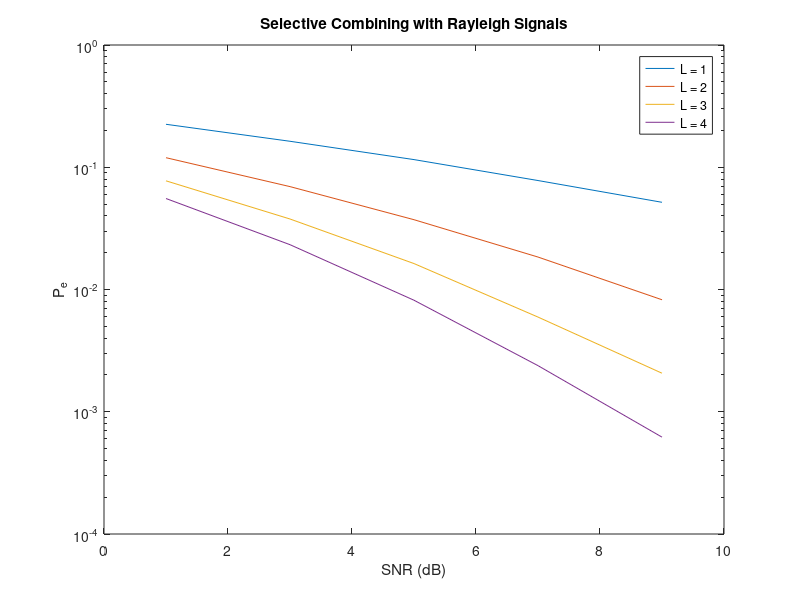
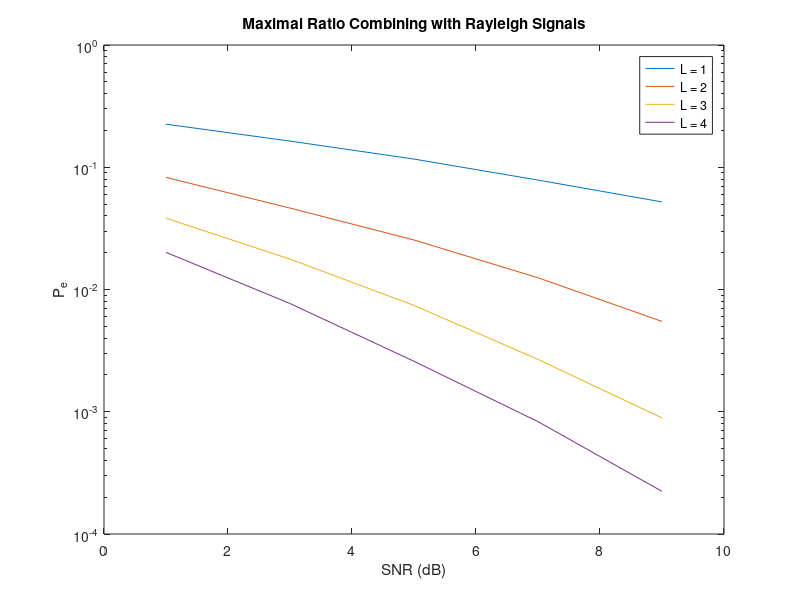
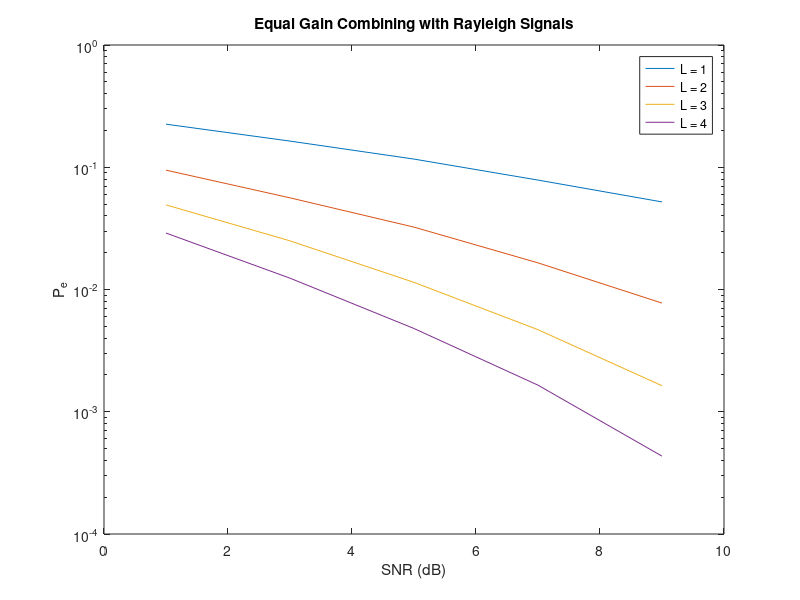
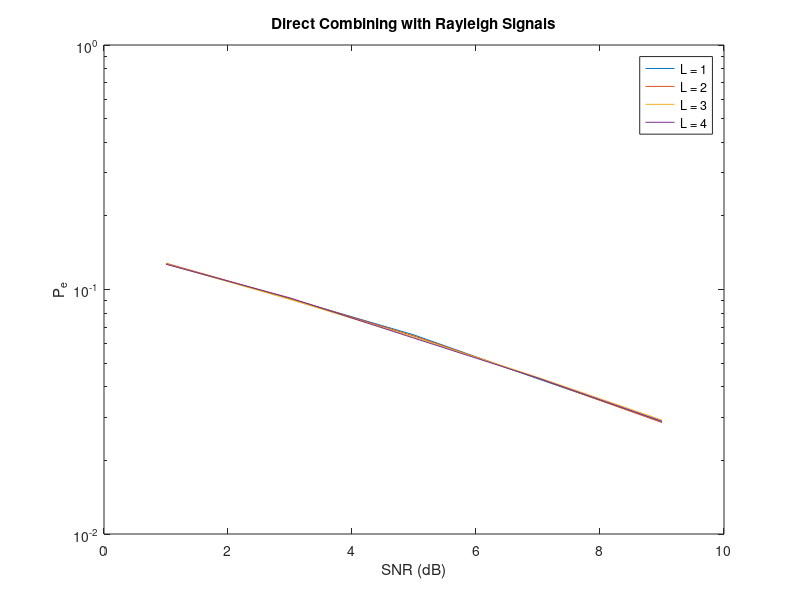

Write MATLAB code to recreate these figures, in order.
% Wireless Communication Network
% Homework4_20181224
% 107064522

clc;
clear;

%%%%%%%%%%%%%%%%%%%%
%%%%% Rayleigh %%%%%
%%%%%%%%%%%%%%%%%%%%

%% Transmission Signal & Channel Condition
no_samples = 3e5;   % Number of bits to be transmitted
SNR = [1 3 5 7 9];  % Es/N0 in dB scale
L = [1 2 3 4];   % Diversity branches
I_data = 2*(rand(5, no_samples) > 0.5)-1;   % Inphase bipolar seq.
Q_data = 2*(rand(5, no_samples) > 0.5)-1;   % Quadrature bipolar seq.
Tx = I_data+j*Q_data;   % QPSK signal
P_tx = sum(abs(Tx).^2)/length(Tx);  % QPSK signal power

% Noise
for i = 1:length(SNR)
    SNR_linear  = 10^(-SNR(i)/10);  % SNR in linear scale
    AWGN(i, :) = (1/sqrt(2))*(sqrt(SNR_linear)* normrnd(0,1,1,no_samples)+j*sqrt(SNR_linear)* normrnd(0,1,1,no_samples));   % Var = 0.5
end

% Channel fading gain
for i = 1:4
    G(:,:,i) = (1/sqrt(2))*(normrnd(0, 1, 5, no_samples) + j*normrnd(0, 1, 5, no_samples));   
    max_G(:,:,i) = max(G, [], 3);   % SC-> Choose the maximum gain
end

%% SC
% Receiver
for i = 1:length(L)
    Rx_SC = Tx.*abs(max_G(:,:,i))+AWGN; % Y = g*X+N
    err = sum(max(-(0.5*(I_data.*sign(real(Rx_SC))+1)-1),...
        -(0.5*(Q_data.*sign(imag(Rx_SC))+1)-1)), 2);
    Pe_SC(:, i) = err/no_samples;
end

% plot
figure;
semilogy(SNR, Pe_SC);
legend('L = 1','L = 2','L = 3','L = 4');
xlabel('SNR (dB)');	
ylabel('P_e');
title ('Selective Combining with Rayleigh Signals');

%% MRC
% Receiver
Rx_MRC = 0;
for i = 1:length(L)
    Rx_MRC = (Tx.*G(:,:,i)+AWGN).*conj(G(:,:,i)) + Rx_MRC; % Y = g*X+N
    err_MRC = sum(max(-(0.5*(I_data.*sign(real(Rx_MRC))+1)-1),...
        -(0.5*(Q_data.*sign(imag(Rx_MRC))+1)-1)), 2);
    Pe_MRC(:, i) = err_MRC/no_samples;
end

% plot
figure;
semilogy(SNR, Pe_MRC);
legend('L = 1','L = 2','L = 3','L = 4');
xlabel('SNR (dB)');	
ylabel('P_e');
title ('Maximal Ratio Combining with Rayleigh Signals');

%% EGC
% Receiver
Rx_EGC = 0;
for i = 1:length(L)
    Rx_EGC = (Tx.*G(:,:,i)+AWGN).*exp(-j*angle(G(:,:,i))) + Rx_EGC; % Y = g*X+N
    err_EGC = sum(max(-(0.5*(I_data.*sign(real(Rx_EGC))+1)-1),...
        -(0.5*(Q_data.*sign(imag(Rx_EGC))+1)-1)), 2);
    Pe_EGC(:, i) = err_EGC/no_samples;
end

% plot
figure;
semilogy(SNR, Pe_EGC);
legend('L = 1','L = 2','L = 3','L = 4');
xlabel('SNR (dB)');	
ylabel('P_e');
title ('Equal Gain Combining with Rayleigh Signals');

%% DC
Tx_dc = sign(normrnd(0,1,5,no_samples));
Rx_dc = 0;

sum_G = zeros(5, no_samples, length(L));
sum_G(:,:,1) = G(:,:,1);
for i = 1:(length(L)-1)
    sum_G(:,:,i+1) = sum_G(:,:,i) + G(:,:,i+1);
end

for i = 1:length(L)
    for k = 1:length(SNR)
        SNR_linear  = 10^(-SNR(k)/10);  % SNR in linear scale
        AWGN(k, :) = (1/sqrt(2))*(sqrt(SNR_linear)* normrnd(0,1,1,no_samples)+j*sqrt(SNR_linear)* normrnd(0,1,1,no_samples));   % Var = 0.5
    end
    Rx_dc = (Tx_dc.*G(:,:,i)+AWGN) + Rx_dc; % Y = g*X+N
    Rx_DC = Rx_dc.*exp(-j*angle(sum_G(:,:,i)));
    err_DC = sum(-(((Tx_dc.*sign(real(Rx_DC)) + 1)/2)-1), 2);
    Pe_DC(:,i) = err_DC/no_samples;  % Error Probability
end

% plot
figure;
semilogy(SNR, Pe_DC);
legend('L = 1','L = 2','L = 3','L = 4');
xlabel('SNR (dB)');	
ylabel('P_e');
title ('Direct Combining with Rayleigh Signals');